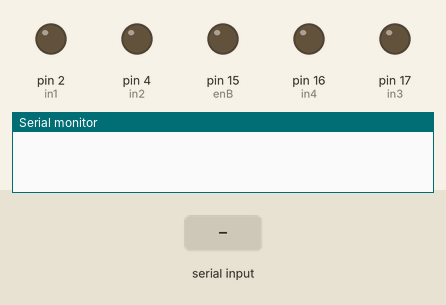
Recording of a sketch running on a simulated Arduino Uno, built with avr-gcc and run on an emulated ATmega328P. Shown: output pins drawn as LEDs (lit = HIGH), the last lines printed to the serial monitor. The inputs (shaded band) are chosen by the test bench. Pins used as bus, display or sensor lines are not drawn.

Above: at 1.2 s.
1.3 s: "F" received over the second serial link
At 2.3 s:
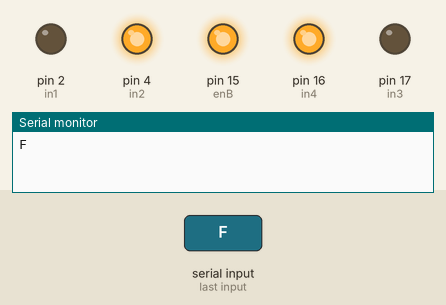
2.8 s: "R" received over the second serial link
At 3.8 s:
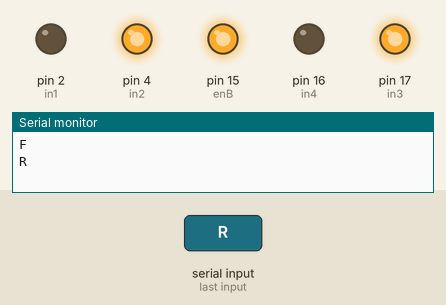
4.8 s: "L" received over the second serial link
At 6.5 s:
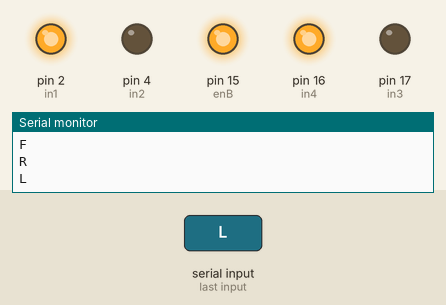
6.8 s: "B" received over the second serial link
At 8.1 s:
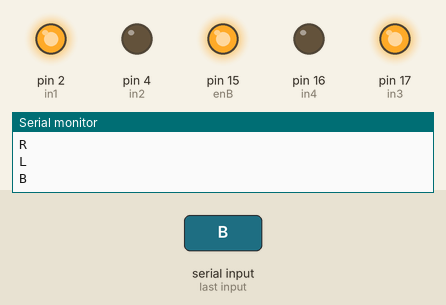
8.8 s: "S" received over the second serial link
At 9.6 s:
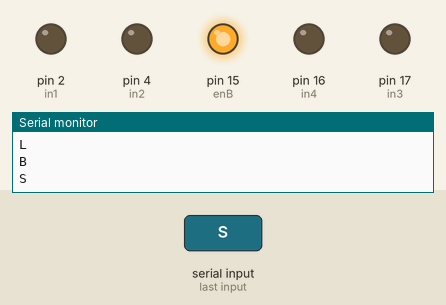
Timing chart, 0 to 11.8 s (numbered marks = the images above; inputs shaded):
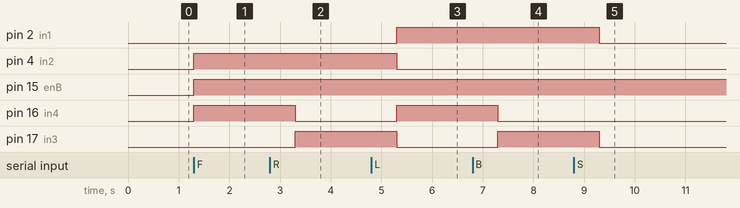

The sketch:

JRC_Board_Code.ino
```cpp
#include <SoftwareSerial.h>

SoftwareSerial mySerial(13, 05);
char t;
int enA = 0;
int in1 = 2;
int in2 = 4;

int enB = 15;
int in3 = 17;
int in4 = 16;


void setup() {
  pinMode(enA, OUTPUT);
  pinMode(enB, OUTPUT);
  pinMode(in1, OUTPUT);
  pinMode(in2, OUTPUT);
  pinMode(in3, OUTPUT);
  pinMode(in4, OUTPUT);
  mySerial.begin(9600);
  Serial.begin(9600);

}

void loop() {

    if (mySerial.available()) {
    t = mySerial.read();
    Serial.println(t);
  }


  if (t== 'F'){
  analogWrite(enA, 255);
  analogWrite(enB, 255);

  digitalWrite(in1, LOW);
  digitalWrite(in2, HIGH);

  digitalWrite(in3, LOW);
  digitalWrite(in4, HIGH);
  delay(1000);
}

  if (t== 'R'){
  analogWrite(enA, 255);
  analogWrite(enB, 255);

  digitalWrite(in1, LOW);
  digitalWrite(in2, HIGH);

  digitalWrite(in3, HIGH);
  digitalWrite(in4, LOW);
  delay(1000);
}

  if (t== 'L'){
  analogWrite(enA, 255);
  analogWrite(enB, 255);

  digitalWrite(in1, HIGH);
  digitalWrite(in2, LOW);

  digitalWrite(in3, LOW);
  digitalWrite(in4, HIGH);
  delay(1000);
}

  if(t== 'B'){
  analogWrite(enA, 255);
  analogWrite(enB, 255);

  digitalWrite(in1, HIGH);
  digitalWrite(in2, LOW);

  digitalWrite(in3, HIGH);
  digitalWrite(in4, LOW);
  delay(1000);
}

  if(t== 'S'){
  analogWrite(enA, 255);
  analogWrite(enB, 255);

  digitalWrite(in1, LOW);
  digitalWrite(in2, LOW);

  digitalWrite(in3, LOW);
  digitalWrite(in4, LOW);
  delay(1000);
}

 if (t== 'P'){

}
}
```

Measured:
- after the input at 1.3 s, pin 4 (in2), pin 15 (enB), pin 16 (in4): LOW → HIGH at once
- after the input at 2.8 s, pin 16 (in4): HIGH → LOW after 0.50 s; pin 17 (in3): LOW → HIGH after 0.50 s
- after the input at 4.8 s, pin 2 (in1), pin 16 (in4): LOW → HIGH after 0.50 s; pin 4 (in2), pin 17 (in3): HIGH → LOW after 0.50 s
- after the input at 6.8 s, pin 16 (in4): HIGH → LOW after 0.50 s; pin 17 (in3): LOW → HIGH after 0.50 s
- after the input at 8.8 s, pin 2 (in1), pin 17 (in3): HIGH → LOW after 0.50 s
